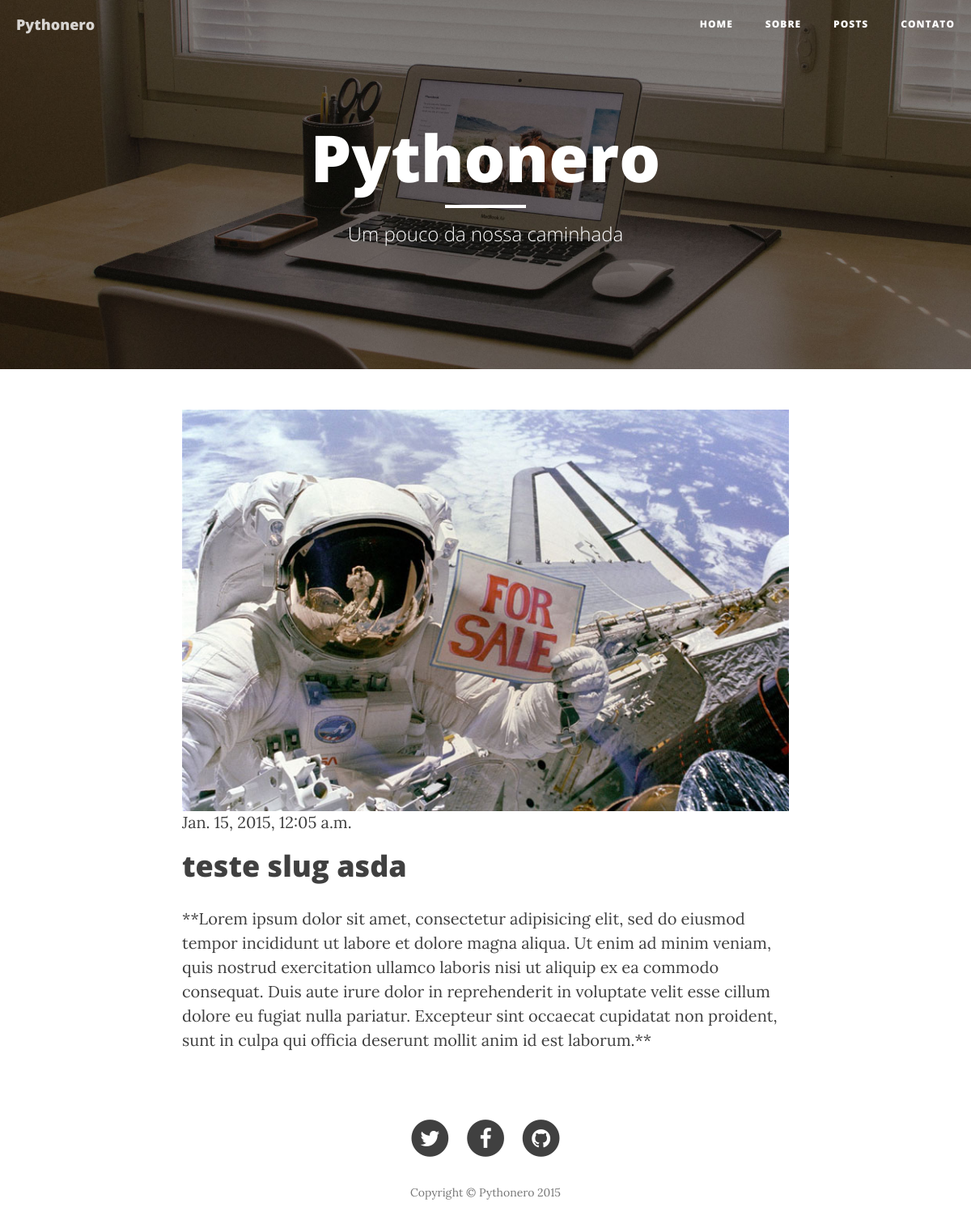
Screenshot of /post/9/ with the database file from the repository.
### blog/models.py (models this page shows, shortened)
class Post(models.Model):
	author = models.ForeignKey('auth.User')
	title = models.CharField(max_length=100)
	slug = models.SlugField(max_length=200, unique=True)
	description = models.TextField('Descrição Simples', blank=True)
	text  = MarkdownField()
	create_date = models.DateTimeField(default=timezone.now)
	published_date = models.DateTimeField(
		blank=True, null=True)
	tags = models.ManyToManyField(Tag)
	class Meta:
		verbose_name = "Post"
		verbose_name_plural = "Posts"
		ordering = ['-create_date']

### blog/views.py (the view)
# urls.py: url(r'^post/(?P<pk>[0-9]+)/$', views.post_detail),
def post_detail(request, pk):
	post = get_object_or_404(Post, pk=pk)
	return render(request, 'blog/post_detail.html', {'post':post})

### blog/templates/blog/post_detail.html
{% extends 'blog/base.html' %}
{% load staticfiles %}
{% load django_markdown %}
{% block content %}
    <article>
        <div class="container">
            <div class="row">
                <div class="col-lg-8 col-lg-offset-2 col-md-10 col-md-offset-1">
                    <a href="#">
                        <img class="img-responsive" src="{% static 'img/post-sample-image.jpg' %}" alt="">
                    </a>
                      {% if post.published_date %}
         			   {{ post.published_date }}
       		 {% endif %}
                      <h1>{{ post.title }}</h1>
    		<p>{{ post.text|markdown }}</p>
               </div>
            </div>
        </div>
    </article>
   {% endblock %}

### rows the page displays
Post: published_date "Jan. 15, 2015, 12:05 a.m.", title "teste slug asda", text "**Lorem ipsum dolor sit amet, consectetur adipisicing elit, sed do eiusmod tempor incididunt ut labore et dolore magna aliqua. Ut enim ad minim veniam, quis nostrud exercitation ullamco laboris nisi ut aliquip ex ea commodo consequat. Duis aute irure dolor in reprehenderit in voluptate velit esse cillum dolore eu fugiat nulla pariatur. Excepteur sint occaecat cupidatat non proident, sunt in culpa qui officia deserunt mollit anim id est laborum.**"
